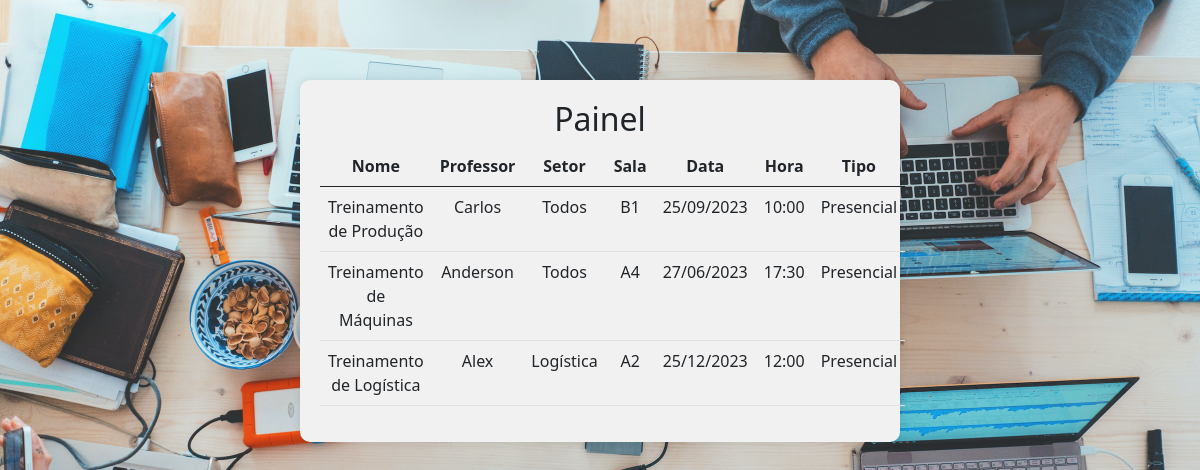
Page /painel on the committed database.
### mdbtreinamentos/models.py (models this page shows)
class Treinamento(database.Model):
    id = database.Column(database.Integer, primary_key=True)
    nome = database.Column(database.String(100))
    descricao = database.Column(database.Text)  # novo campo
    professor = database.Column(database.String(100))
    setor = database.Column(database.String(100))
    sala = database.Column(database.String(100))
    data = database.Column(database.String(100))  # novo campo
    hora = database.Column(database.String(100))
    tipo = database.Column(database.String(100))
    cadastros = database.relationship('Cadastro', backref='treinamento', lazy=True)

### mdbtreinamentos/routes.py (the view)
@app.route('/painel', methods=['GET'])
def painel():
    treinamentos = Treinamento.query.all()
    return render_template('painel.html', treinamentos=treinamentos)

### mdbtreinamentos/templates/painel.html (shortened to what this page needs)
{% extends 'base.html' %}
{% block body %}
<body>
    <div class="content" id="conteudo">
        <div class="conteudo-centralizado">
            <h2>Painel</h2>
            <table class="table">
                <thead>
                    <tr>
                        <th>Nome</th>
                        <th>Professor</th>
                        <th>Setor</th>
                        <th>Sala</th>
                        <th>Data</th>
                        <th>Hora</th>
                        <th>Tipo</th>
                    </tr>
                </thead>
                <tbody>
                    {% for treinamento in treinamentos %}
                        <tr>
                            <td>{{ treinamento.nome }}</td>
                            <td>{{ treinamento.professor }}</td>
                            <td>{{ treinamento.setor }}</td>
                            <td>{{ treinamento.sala }}</td>
                            <td>{{ treinamento.data }}</td>
                            <td>{{ treinamento.hora }}</td>
                            <td>{{ treinamento.tipo }}</td>
                        </tr>
                    {% endfor %}
                </tbody>
            </table>
        </div>
    </div>
</body>
{% endblock %}

### mdbtreinamentos/templates/base.html (shortened to what this page needs)
<!DOCTYPE html>
<html lang="pt-br">
<head>
    <link href="https://cdn.jsdelivr.net/npm/bootstrap@5.0.0-beta1/dist/css/bootstrap.min.css" rel="stylesheet">
    <link rel="stylesheet" type="text/css" href="{{url_for('static', filename='main.css')}}">
</head>
<body>
    {% block body %}
    {% endblock %}
</body>
</html>

### mdbtreinamentos/static/main.css (style rules this page uses)
.conteudo-centralizado { text-align: center; margin-top: 80px; margin-right: auto; margin-bottom: 20px; margin-left: auto; max-width: 600px; background-color: #f1f1f1; padding: 20px; border-radius: 10px; box-shadow: 0 0 10px rgba(0, 0, 0, 0.1); }

### rows in the picture
Treinamento: nome "Treinamento de Produção", professor "Carlos", setor "Todos", sala "B1", data "25/09/2023", hora "10:00", tipo "Presencial"
Treinamento: nome "Treinamento de Máquinas", professor "Anderson", setor "Todos", sala "A4", data "27/06/2023", hora "17:30", tipo "Presencial"
Treinamento: nome "Treinamento de Logística", professor "Alex", setor "Logística", sala "A2", data "25/12/2023", hora "12:00", tipo "Presencial"
